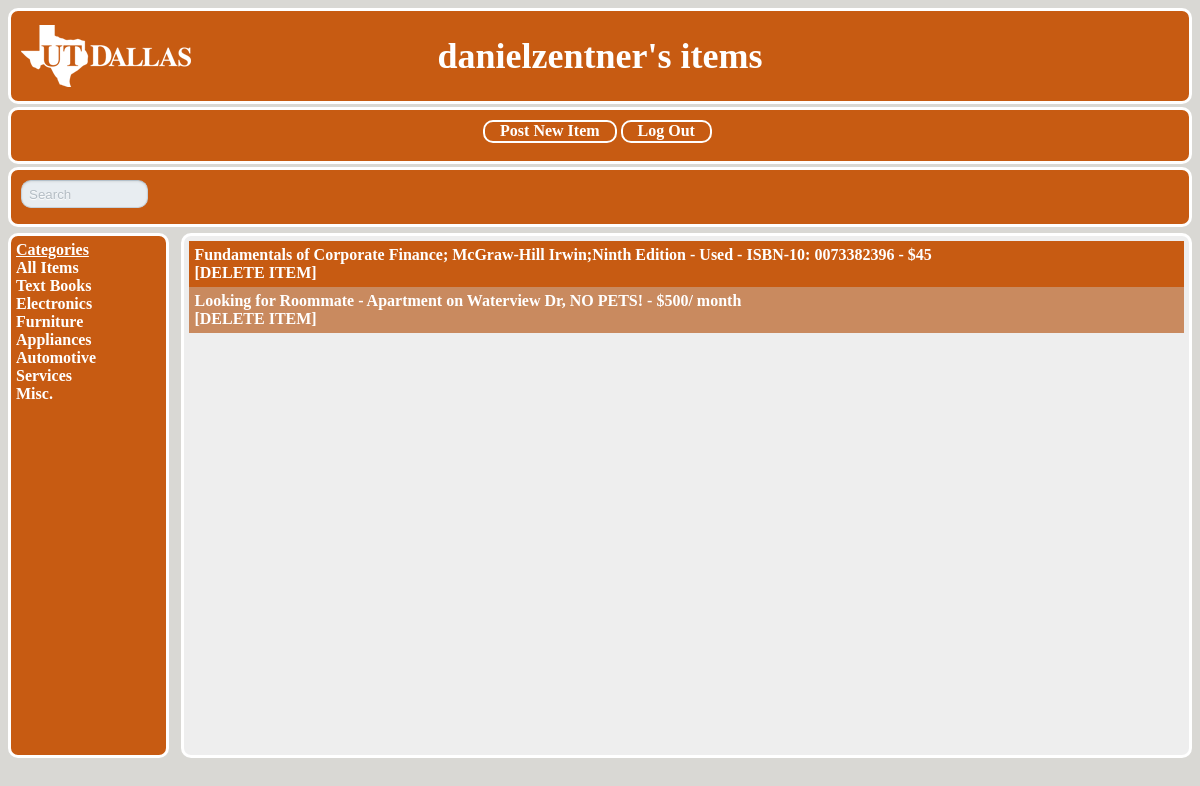
Page /myitems.php (signed in) on the committed database.
### tables this page shows
CREATE TABLE IF NOT EXISTS `items` (
  `item_id` int(5) NOT NULL AUTO_INCREMENT,
  `item_name` text NOT NULL,
  `item_desc` varchar(50) NOT NULL,
  `item_type` text NOT NULL,
  `item_price` varchar(11) NOT NULL,
  `user_id` int(5) NOT NULL,
  PRIMARY KEY (`item_id`)
);

### myitems.php (the view, shortened to what this page needs)
<html>
<head>
<link rel = "stylesheet" type = "text/css"
href = "main.css">
</head>
<body>
<div id="container">
<div id="header">
<h1>
<a href="Index.php">
<?php
if(isset($_SESSION['user_name']))
echo $_SESSION['user_name']."'s items";
else
echo "Guest!";
?>
</a>
</h1>
</div>
<div id="navigation">
 <nav>
         <ul><center>
            <?php
            if(isset($_SESSION['user_name']))
            {
            print("<li><a href="."newitem.html".">Post New Item</a></li>");
            print("<li><a href="."logout.php".">Log Out</a></li>");
            }
            else
            {
            print("<li><a href="."login.php".">Log In</a></li>");
            print("<li><a href="."newuser.php".">Join</a></li>");
            }
            ?>
         </ul>
      </nav>
</div>
<div id="searchbar">
<form id="searchForm" method="get" action="keyword.php">
<div class="input">
<input type="text" name="search" id="s" value="Search" autocomplete=off>
</div>
</form>
</div>
<div id="categories">
<b><u>Categories</u></b><br/>
<a href="Index.php">All Items</a><br/>
<a href="Textbooks.php">Text Books</a><br/>
<a href="Electronics.php">Electronics</a><br/>
<a href="Furniture.php">Furniture</a><br/>
<a href="Appliances.php">Appliances</a><br/>
<a href="Automotive.php">Automotive</a><br/>
<a href="Services.php">Services</a><br/>
<a href="Misc.php">Misc.</a><br/>
</div>
<div id="content">
 <?php
         $database = mysql_connect("localhost", "root", "");
         $username = $_SESSION['user_name'];
         $queryusers = "SELECT user_name, user_id FROM user WHERE user_name ='$username'";
         $userresult = mysql_query($queryusers, $database);
         $row = mysql_fetch_array($userresult);
         $queryitem = "SELECT items.item_id, items.item_type, items.item_name, items.item_desc, items.item_price, user.user_email FROM user, items WHERE user.user_id = items.user_id AND user.user_id = ".$row['user_id']." ORDER BY items.item_id";
         $itemresult = mysql_query($queryitem, $database);
      ?>
      <table>
      <?php
         while ($row = mysql_fetch_array($itemresult))
         {
            print("<tr>");
            print("<td><a>".$row['item_name']." - ".$row['item_desc']." - ".$row['item_price']."</a><br><a onclick=\"return confirm('Are you sure?');\" href=myitems.php?action=del&id=".$row['item_id'].">[DELETE ITEM]</a></td>");
            print("</tr>");
         }
      ?>
      </table>
</div>
</div>
</body>
</html>

### main.css (style rules this page uses)
body { background-color:#D9D8D4; font-family: serif; }
h1 { text-align:center; }
#container { width:100%; height:100%; }
#header { font-size:18px; background-color:#C75B12; background-image:url('utd-header-logo.png'); background-repeat:no-repeat; background-position:10px; border-style:solid; border-color:white; margin:3px auto; color:white; border-radius:10px; }
#navigation { background-color:#C75B12; border-style:solid; border-color:white; padding:12px 5px 0px 0px; margin:3px auto; height:5%; position: relative; border-radius:10px; }
#searchbar { background-color:#C75B12; border-style:solid; border-color:white; height:5%; padding:10px 10px 4px 10px; margin:3px auto; text-align:center; position: relative; border-radius:10px; }
#categories { font-size:16px; background-color:#C75B12; height:65%; width:11%; margin:3px auto; color:white; border-style:solid; text-align:left; border-color:white; padding:5px 20px 5px 5px; float:left; position: relative; border-radius:10px; }
#content { background-color:#EEEEEE; height:65%; width:84%; border-style:solid; border-color:white; margin:3px auto; padding:5px 5px 5px 5px; float:right; position: relative; border-radius:10px; }
table { background-color: #F0F0F0; border-collapse: collapse; border: 2px solid C75B12; width:100%; }
td { padding: 5px; }
tr:nth-child(odd) { background-color: #C75B12; }
tr { background-color: #C98A5F; }
nav { font-weight: bold; color:white; text-align: center; }
nav ul { display: inline; margin:0; padding:0; padding-top:0px; padding-bottom:0px; }
nav ul li { border: 2px solid white; font-size:16px; background-color:#C75B12; color: black; margin:2px; padding:15px; padding-top:0px; padding-bottom:2px; display:inline; border-radius:10px; }
a { font-weight: bold; text-decoration: none; color:white; }
#searchForm { width:99%; position:relative; display:block; }
div.input { width:10%; position: relative; padding:5px 5px 5px 5px; border-radius:10px; border:1px solid #c6d2db; border-top:1px solid #b4c1cb; box-shadow:inset 0 1px 2px rgba(0,0,0,0.08); float:left; background:#e8edf1; }
input#s { width:100%; height:100%; border:0; border-radius:10px; background:transparent; height:16px; color:#b4bdc4; text-shadow:0 1px 1px #fff; }

### rows in the picture
items: item_name "Fundamentals of Corporate Finance; McGraw-Hill Irwin;Ninth Edition", item_desc "Used - ISBN-10: 0073382396", item_price "$45"
items: item_name "Looking for Roommate", item_desc "Apartment on Waterview Dr, NO PETS!", item_price "$500/ month"

### other values in the picture
$_SESSION['user_name'] "danielzentner"
